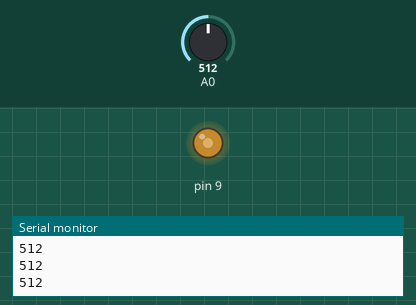
Simulated run of this sketch. Board: Arduino Uno, built with avr-gcc and run on an emulated ATmega328P. Parts: output pins drawn as LEDs (lit = HIGH), the last lines printed to the serial monitor. The inputs (shaded band) are chosen by the test bench; at power-on: A0 = 512.

Above: at 1.2 s.
1.3 s: A0 set to 716
At 1.7 s:
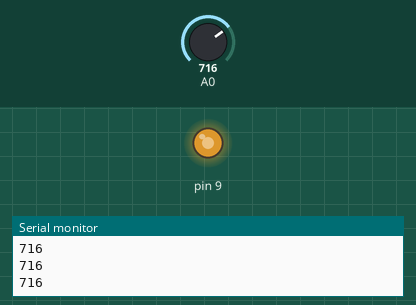
2.8 s: A0 set to 900
At 4.0 s:
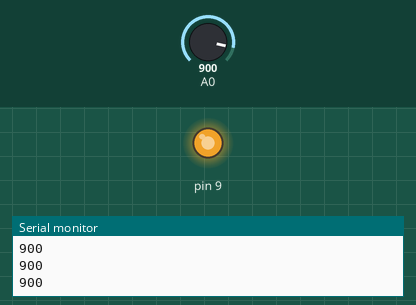
4.3 s: A0 set to 122
At 5.3 s:
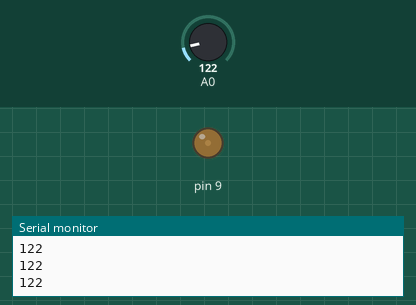
5.8 s: A0 set to 0
At 6.4 s:
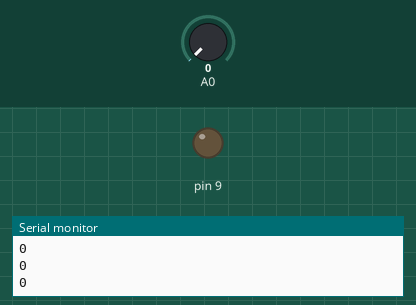
7.3 s: A0 set to 511
At 8.7 s:
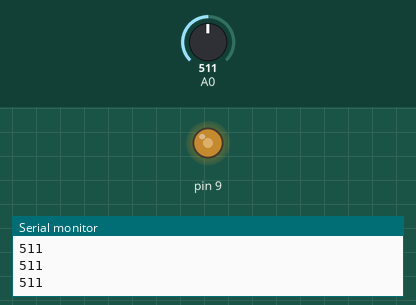
Timing chart, 0 to 9.8 s (numbered marks = the images above; inputs shaded):
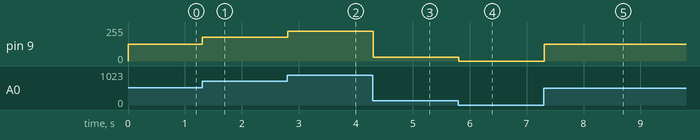

Measured:
- after the input at 1.3 s, pin 9: 127/255 → 178/255 at once
- after the input at 2.8 s, pin 9: 178/255 → 224/255 at once
- after the input at 4.3 s, pin 9: 224/255 → 30/255 at once
- after the input at 5.8 s, pin 9: 30/255 → 0/255 at once
- after the input at 7.3 s, pin 9: 0/255 → 127/255 at once

The sketch:

BrushlessMotor.ino
```cpp
int value = 0;
void setup() {
  // put your setup code here, to run once:
Serial.begin(9600);

}

void loop() {
  // put your main code here, to run repeatedly:
value = analogRead(A0);
Serial.println(value);

analogWrite(9, map(value,0,1023,0,255));

}
```
